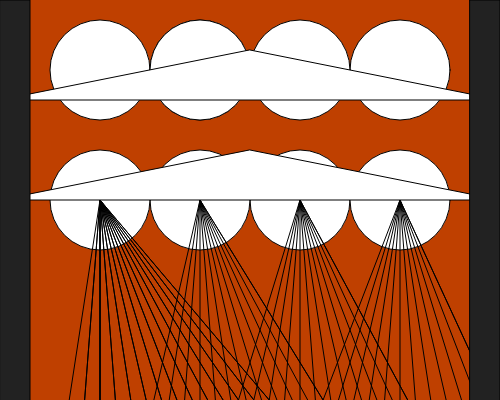
Frame 1 (no input)
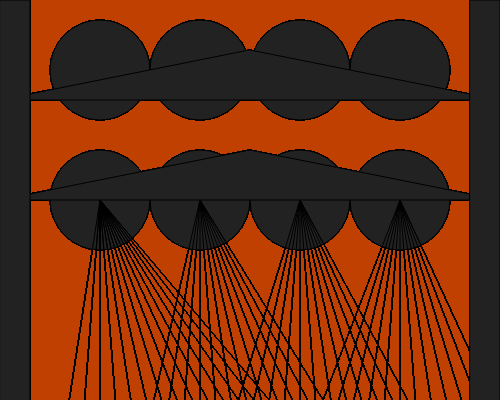
Frame 60 (no input)
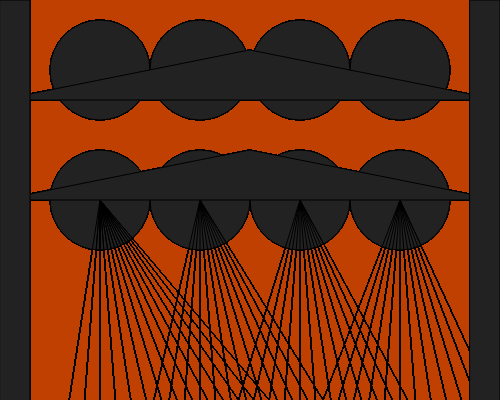
Frame 120 (the mouse pressed at the canvas centre since frame 60)

The p5.js sketch that drew these frames (run headless with seeded random() and noise() and a simulated clock; from frame 60 on, the mouse is pressed at the canvas centre):

// p5.js sketch
// ── sketch.js
var mouthX = 200;
var mouthY =350;
var mouthW = 450;
var mouthH= 60;
var x1 = 0;
var y1 = 100; 
var x2 = 500;
var y2 = 100; 
var x3 = 250;
var y3 = 50;




function setup() {
    createCanvas(500,400);
    background(0,0,0);
    background(255,0,0);
    background('rgba(0,255,0, 0.25)');
    console.log("width:" + width + " "+ "height:" + height);     

    
}

function draw(){
    ellipse(100,70,100,100);
    
    ellipse(400,70, 100, 100 );
     ellipse(300,70, 100, 100 );
     ellipse(200,70, 100, 100 );
  
     ellipse(200,70, 100, 100 );
    
     ellipse(300,200, 100, 100 );
      ellipse(200,200, 100, 100 );
      ellipse(100,200, 100, 100 );
      
      ellipse(400,200, 100, 100 )
      
  line(-100, 1500,  1000, 200);
    line(0, 1500,  100, 200);  
line(100, 1500,  100, 200);
    line(200, 1500,  100, 200);
    line(1000, 1500,  100, 200);
    line(100, 1500,  100, 200);
     line(300, 1500,  100, 200);
     line(400, 1500,  100, 200);
     line(500, 1500,  100, 200);
     line(600, 1500,  100, 200);
     line(700, 1500,  100, 200);
     line(800, 1500,  100, 200);
     line(900, 1500,  100, 200);
     line(1100, 1500,  100, 200);
     line(1200, 1500,  100, 200);
      
      
      
      
      

  line(-100, 1500,  100, 200);
    line(0, 1500,  100, 200);  
line(100, 1500,  100, 200);
    line(200, 1500,  100, 200);
    line(1000, 1500,  100, 200);
    line(100, 1500,  100, 200);
     line(300, 1500,  100, 200);
     line(400, 1500,  100, 200);
     line(500, 1500,  100, 200);
     line(600, 1500,  100, 200);
     line(700, 1500,  100, 200);
     line(800, 1500,  100, 200);
     line(900, 1500,  100, 200);
     line(1100, 1500,  100, 200);
     line(1200, 1500,  100, 200);
    
    line(200, 1500,  200, 200);
    line(1000, 1500, 200, 200);
    line(100, 1500,  200, 200);
     line(300, 1500,  200, 200);
     line(400, 1500,  200, 200);
     line(500, 1500,  200, 200);
     line(600, 1500,  200, 200);
     line(700, 1500,  200, 200);
     line(800, 1500,  200, 200);
     line(900, 1500,  200, 200);
     line(1000, 1500,  200, 200);
      line(0, 1500,  200, 200);
     line(-100, 1500,  200, 200);

    
     line(200, 1500,  300, 200);
    line(1000, 1500, 300, 200);
    line(100, 1500,  300, 200);
     line(300, 1500,  300, 200);
     line(400, 1500,  300, 200);
     line(500, 1500,  300, 200);
     line(600, 1500,  300, 200);
     line(700, 1500,  300, 200);
     line(800, 1500,  300, 200);
     line(900, 1500,  300, 200);
     line(1000, 1500,  300, 200);
      line(0, 1500,  300, 200);
     line(-100, 1500,  300, 200);
    
     line(200, 1500,  400, 200);
    line(1000, 1500, 400, 200);
    line(100, 1500,  400, 200);
     line(300, 1500,  400, 200);
     line(400, 1500,  400, 200);
     line(500, 1500,  400, 200);
     line(600, 1500,  400, 200);
     line(700, 1500,  400, 200);
     line(800, 1500,  400, 200);
     line(900, 1500,  400, 200);
     line(1000, 1500,  400, 200);
      line(0, 1500,  400, 200);
     line(-100, 1500,  400, 200);
    
     triangle( 0, 200, 500, 200, 250, 150)

   
triangle(x1,y1,x2,y2,x3,y3)
    fill('#222222');
    
    
    rect(0, 0, 30, 500); 
    rect(470, 0, 30, 500); 
    
    //x, y, width, height
//    ellipse(170,170,150,150);
//   
//     ellipse(400,170,200,200);
//
//     ellipse(width/2,height/2, 50, 50 );
//    rect(100,10,150,50); 
//    rect(350,10,150,50); 
//    rect(150,450,400,40);
//   //start x at 50 and end at 320
//    line(50, 300, 450, 320);
}
